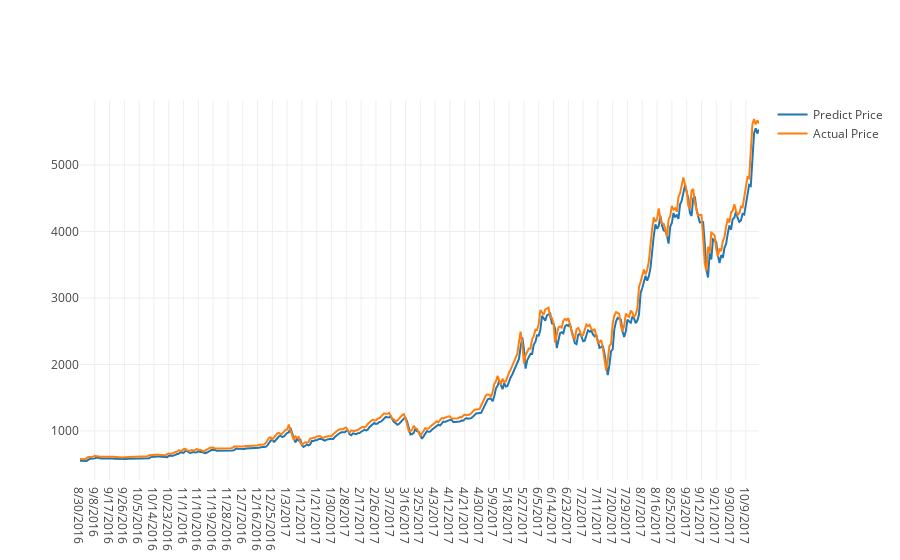

The cell this chart's notebook holds for it:
### Code cell
actual_chart = go.Scatter(x=predictDates, y=testY_reshape, name= 'Actual Price')
predict_chart = go.Scatter(x=predictDates, y=yhat_reshape, name= 'Predict Price')
py.iplot([predict_chart, actual_chart])

### Figure 1 — Plotly figure (JSON) as saved in the notebook; plotly's stock layout.template omitted (floating-point values rounded to 4 significant figures; data arrays with more than 128 entries replaced by an {"elided": "..."} marker saying what was removed)
{"data": [{"name": "Predict Price", "type": "scatter", "x": {"elided": "414 str values"}, "y": {"elided": "414 float values"}}, {"name": "Actual Price", "type": "scatter", "x": {"elided": "414 str values"}, "y": {"elided": "414 float values"}}], "layout": {}}
